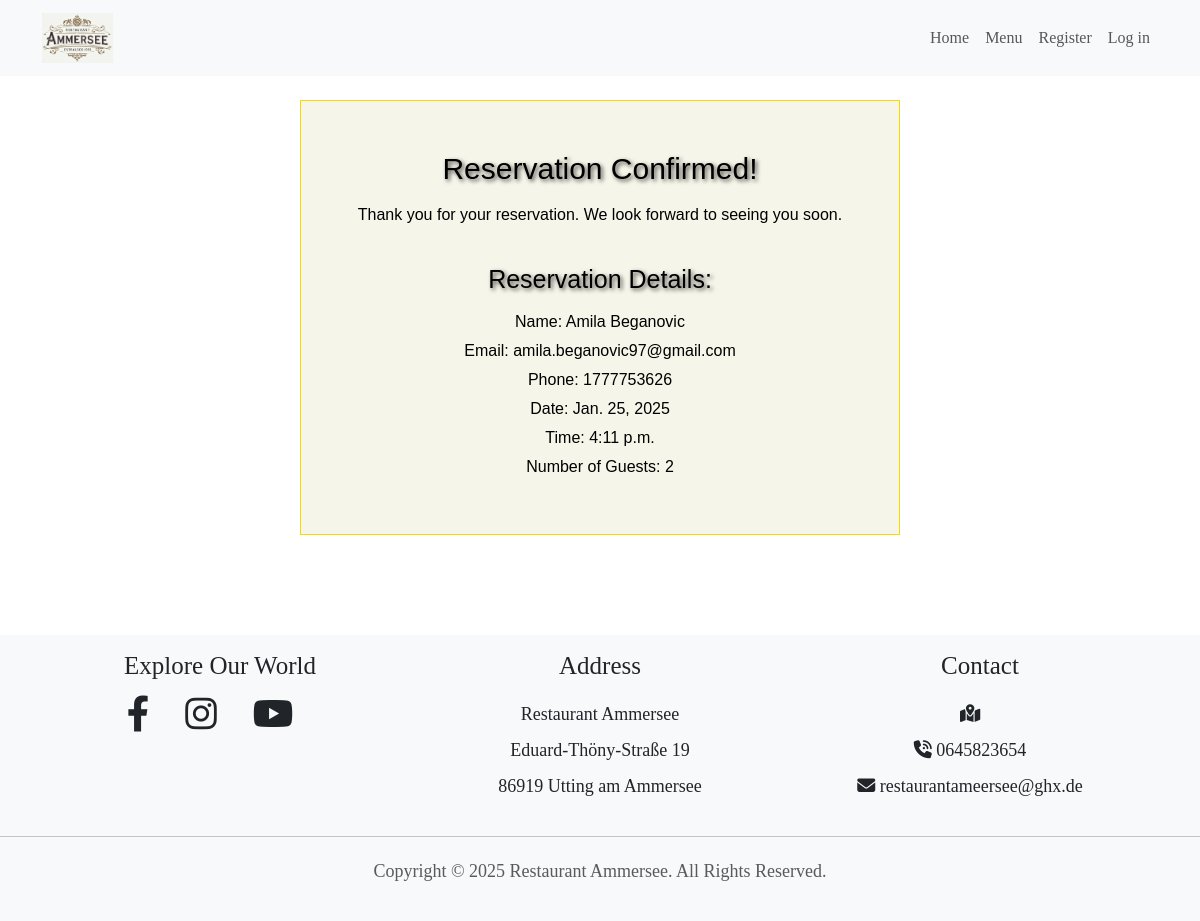
The page /my_reservations/confirmation/35/ on the database its author committed.
### restaurant/models.py (models this page shows, shortened)
class Reservation(models.Model):
    time = models.TimeField(blank=False, null=False)
    num_people = models.IntegerField(
        validators=[MinValueValidator(1)]  # Ensure the number of people is at least 1
    )
    name = models.CharField(max_length=200)
    email = models.EmailField(validators=[EmailValidator()], blank=True, null=True)  # Allow blank email
    phone = models.CharField(
        max_length=20, validators=[RegexValidator(r"^\+?\d{9,15}$")]  # Validate phone number format
    )
    date = models.DateField(validators=[validate_future_date])  # Use the custom validator
    user = models.ForeignKey(
        settings.AUTH_USER_MODEL, on_delete=models.CASCADE, null=True, blank=True  # Link to the User model
    )

### restaurant/views.py (the view)
def reservation_confirmation(request, reservation_id):
    reservation = get_object_or_404(
        Reservation, pk=reservation_id
    )  # Retrieve the reservation or return 404
    return render(
        request,
        "reservations/reservation_confirmation.html",
        {"reservation": reservation},
    )

### restaurant/templates/reservations/reservation_confirmation.html (shortened to what this page needs)
{% extends 'base.html' %}
{% load static %}
{% block content %}
<link rel="stylesheet" href="{% static 'css/reservations.css' %}">
<div class="reservation-confirmation">
    <h1>Reservation Confirmed!</h1>
    <p>Thank you for your reservation. We look forward to seeing you soon.</p>
    <h2>Reservation Details:</h2>
    <p>Name: {{ reservation.name }}</p>
    <p>Email: {{ reservation.email }}</p>
    <p>Phone: {{ reservation.phone }}</p>
    <p>Date: {{ reservation.date }}</p>
    <p>Time: {{ reservation.time }}</p>
    <p>Number of Guests: {{ reservation.num_people }}</p>
</div>
{% endblock %}

### staticfiles/css/style.css (style rules this page uses)
html, body { width: 100%; margin: 0; font-family: 'Playfair Display', serif; display: flex; flex-direction: column; min-height: 100vh; gap: 50px; }

### static/css/reservations.css (style rules this page uses)
.reservation-confirmation { display: flex; flex-direction: column; align-items: center; text-align: center; font-family: Arial, sans-serif; padding: 50px; margin: 50px auto; width: 50%; border: 1px solid gold; color: black; background-color: rgb(245, 245, 233); }
.reservation-confirmation h1 { font-size: 30px; margin-bottom: 1rem; text-shadow: 2px 2px 4px rgba(0, 0, 0, 0.7); }
.reservation-confirmation h2 { font-size: 25px; margin-bottom: 1rem; margin-top: 2rem; text-shadow: 2px 2px 4px rgba(0, 0, 0, 0.7); }
.reservation-confirmation p { margin-bottom: 5px; }

### rows shown on the page
Reservation: name "Amila Beganovic", email "amila.beganovic97@gmail.com", phone "1777753626", date "Jan. 25, 2025", time "4:11 p.m.", num_people "2"
